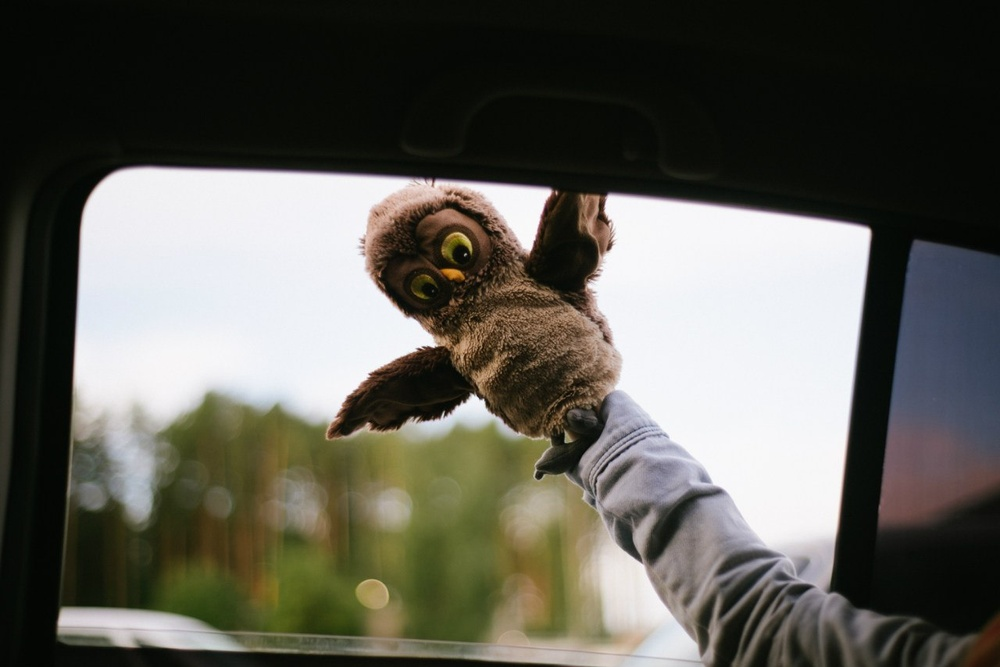
#> input picture image.jpg, 1000 x 667 px, shrunk from 1280 x 854 before the run
$ python 24-04.py
#> lines starting #> are read from the running program, lines starting #| are printed output that depends on the picture
#В файле image.jpg лежит изображение. Напишите функцию motion_blur(n) которая:
#1открывает изображение image.jpg
#2поворачивает его на 270 градусов против часовой стрелки без использования
#циклов (только встроенными средствами PIL)
#3обрабатывает полученное изображение с помощью размытия Гаусса
#(GaussianBlur) с параметром n
#4сохраняет результат в файле res.jpg

from PIL import Image, ImageFilter


def motion_blur(n):
#> called with n = 10
    image = Image.open("image.jpg")
#> image is the input picture: PIL image 1000x667 RGB; mean R, G, B 95.9, 94.6, 86.4
    image = image.transpose(Image.ROTATE_270)
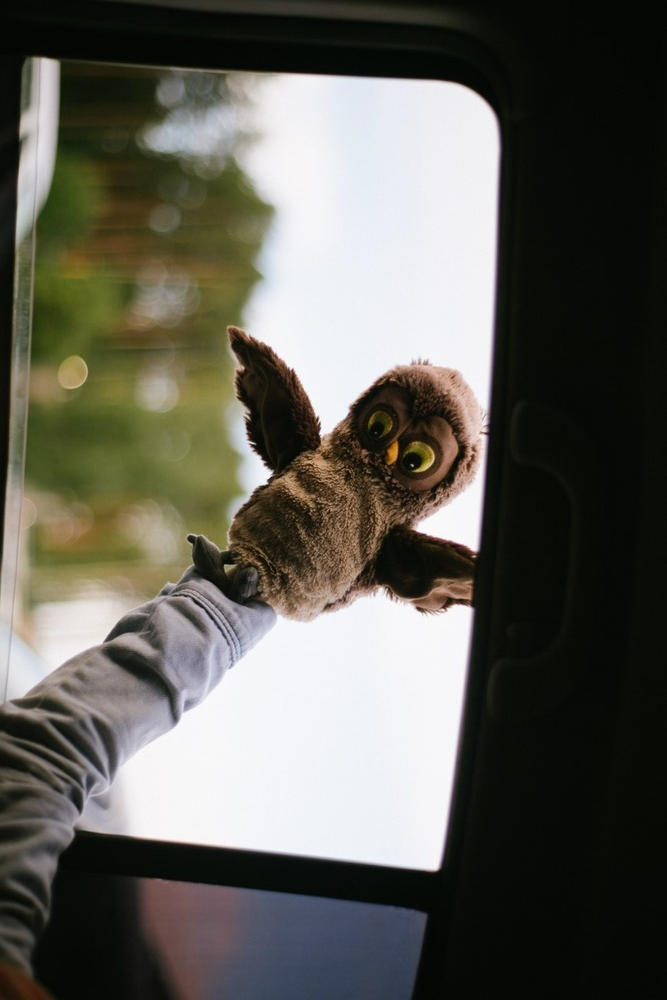
#> image: PIL image 667x1000 RGB; mean R, G, B 95.9, 94.6, 86.4
    filtered = image.filter(ImageFilter.GaussianBlur(radius=n))
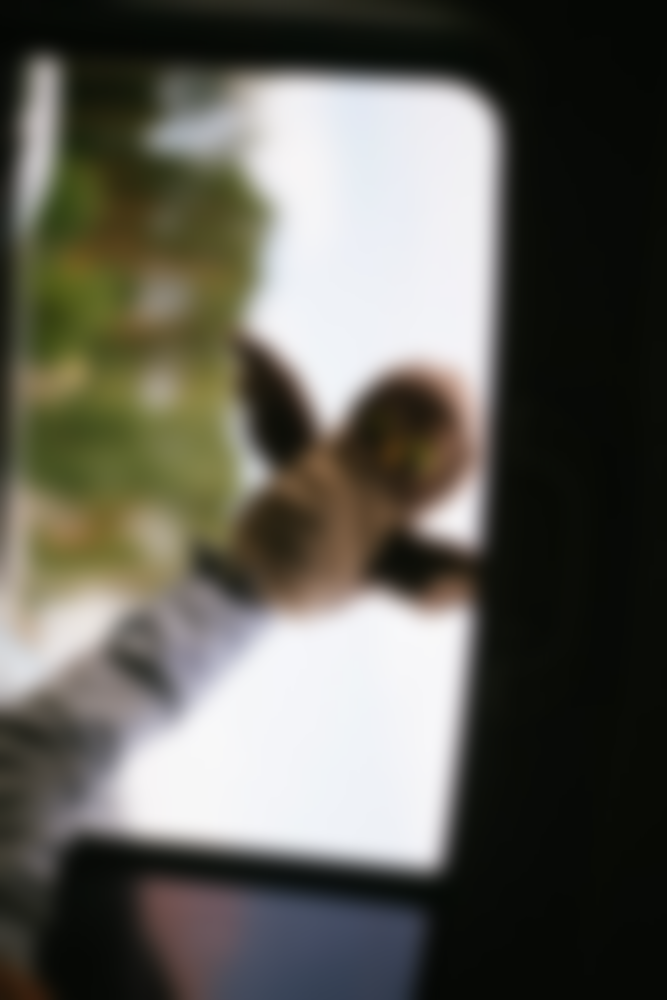
#> filtered: PIL image 667x1000 RGB; mean R, G, B 95.8, 94.6, 86.3
    filtered.save("res.jpg")

motion_blur(10)
